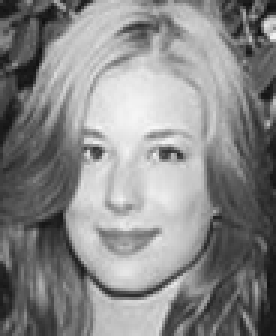
//> input picture AnalyzeFace/AnalyzeFace/orl_faces/ems.pgm, 92 x 112 px (shown 3 times larger)
$ ./facerec_lbph   (built with g++ and OpenCV 4)
//> lines starting //> are read from the running program, lines starting //| are printed output that depends on the picture
// [17 lines of licence text are left out]

#include "opencv2/core/core.hpp"
#include "opencv2/contrib/contrib.hpp"
#include "opencv2/highgui/highgui.hpp"
#include <opencv/highgui.h>
#include <opencv/cv.h>
#include <iostream>
#include <fstream>
#include <sstream>

#define FACE_WIDTH 92
#define FACE_HIGH 112
#define TrainDataPath "../LBP_TrainData.xml"

CvRect** displaydetection(IplImage *pInpImg,int &resCount)
{

	CvHaarClassifierCascade* pCascade=0;		//指向后面从文件中获取的分类器
	CvMemStorage* pStorage=0;					//存储检测到的人脸数据
	CvSeq* pFaceRectSeq;
	pStorage=cvCreateMemStorage(0);				//创建默认大先64k的动态内存区域

	//需要根据实际情况修改:加载分类器的路径
	pCascade=(CvHaarClassifierCascade*)cvLoad("../haarcascade_frontalface_alt2.xml");		//加载分类器
	if (!pInpImg||!pStorage||!pCascade)
	{
		printf("initialization failed:%s\n",(!pInpImg)?"can't load image file":(!pCascade)?"can't load haar-cascade---make sure path is correct":"unable to allocate memory for data storage","pass a wrong IplImage*");
		return NULL;
	}
	//人脸检测
	pFaceRectSeq=cvHaarDetectObjects(pInpImg,pCascade,pStorage,
		1.2,2,CV_HAAR_DO_CANNY_PRUNING,cvSize(40,40));
	//将检测到的人脸以矩形框标出。
	int i;
	cvNamedWindow("haar window",1);
	printf("the number of face is %d\n",pFaceRectSeq->total);
	if(pFaceRectSeq->total == 0)
		return NULL;

	IplImage *result = cvCreateImage(cvSize(92,112),pInpImg->depth,pInpImg->nChannels);
	resCount = pFaceRectSeq->total;
	//if(NULL == result)
	//	//添加错误处理：无法分配内存
	//{}

	IplImage *show_img = cvCreateImage(cvSize(92,112),pInpImg->depth,pInpImg->nChannels);

	char str[100];
	CvRect** res = new CvRect*[resCount];
	for (i=0; i<(pFaceRectSeq?pFaceRectSeq->total:0); i++)
	{

		CvRect* r=(CvRect*)cvGetSeqElem(pFaceRectSeq,i);
		res[i] = new CvRect;
		memcpy(res[i],r,sizeof(CvRect));
		CvPoint pt1= {r->x,r->y};
		CvPoint pt2= {r->x+r->width,r->y+r->height};

		cvSetImageROI(pInpImg,*r);

		//将捕捉的脸保存


		//cvSetImageROI(pInpImg,*r);
		cvResize(pInpImg,result,CV_INTER_LINEAR);
		sprintf(str,"%d",i);
		strcat(str,".jpg");
		cvSaveImage(str,result);

		cvResetImageROI(pInpImg);
		//cvResetImageROI(pInpImg);
		show_img = cvCloneImage(pInpImg);
		cvRectangle(show_img,pt1,pt2,CV_RGB(0,255,0),3,4,0);

	}

	cvShowImage("haar window",show_img);
	//	cvResetImageROI(pInpImg);
//	cvWaitKey(0);
	cvDestroyWindow("haar window");
	//cvReleaseImage(&pInpImg);
	cvReleaseHaarClassifierCascade(&pCascade);
	cvReleaseMemStorage(&pStorage);
	cvReleaseImage(&result);
	cvReleaseImage(&show_img);
	return res;
}
using namespace cv;
using namespace std;

static void read_csv(const string& filename, vector<Mat>& images, vector<int>& labels, char separator = ';') {
    std::ifstream file(filename.c_str(), ifstream::in);
    if (!file) {
        string error_message = "No valid input file was given, please check the given filename.";
        CV_Error(CV_StsBadArg, error_message);
    }
    string line, path, classlabel;
    while (getline(file, line)) {
        stringstream liness(line);
        getline(liness, path, separator);
        getline(liness, classlabel);
        if(!path.empty() && !classlabel.empty()) {
            images.push_back(imread(path, 0));
            labels.push_back(atoi(classlabel.c_str()));
        }
    }
}

int main(int argc, const char *argv[]) {

	//freopen("../train.txt","r",stdin);

    Ptr<FaceRecognizer> model = createLBPHFaceRecognizer();
    //0model->train(images, labels);
	model->load("../FaceData.xml");
//> (this line was passed over: load is not available in this run)
    // The following line predicts the label of a given
    // test image:
	//model->save("LBP_TrainData.xml");
  //  int predictedLabel = model->predict(testSample);
    //
    // To get the confidence of a prediction call the model with:
    //
    //      int predictedLabel = -1;
    //      double confidence = 0.0;
    //      model->predict(testSample, predictedLabel, confidence);
    //


	char filename[100];
	int choose;
	vector<Mat> input;
	vector<int> labels;
	while(1)
	{
		printf("输入操作，1为添加人脸，5为识别人脸，7为保存结果，9退出\n");
		scanf("%d",&choose);
//> the answer given: 1
		if(9 == choose)
			break;
		if( 7 == choose)
		{
			model->save("../FaceData.xml");
			continue;
		}
		if(choose != 1 && choose != 5)
			continue;


		printf("输入文件名\n");

		scanf("%s",filename);
//> the answer given: ../../AnalyzeFace/AnalyzeFace/orl_faces/ems.pgm

		IplImage* img = cvLoadImage(filename);
//> img is the input picture: 112 rows x 92 cols, CV_8UC3; min 15, max 246, mean 135.9

		if(NULL == img)
		{
			printf("无法加载源图像\n");
			continue;
		}
		int resCount = 0;
		CvRect **rect = NULL;
		rect = displaydetection(img,resCount);
//> in displaydetection, `pFaceRectSeq=cvHaarDetectObjects(pInpImg,pCascade,pStorage, 1.2,2,CV_H..`: pFaceRectSeq = 1 item
//| the number of face is 1
//> in displaydetection, `resCount = pFaceRectSeq->total;`: resCount = 1
//> the loop in displaydetection, `for (i=0; i<(pFaceRectSeq?pFaceRectSeq->total:0); i++)` made 1 pass
//> (pt1, pt2) on pass 1: (Point(12, 28), Point(75, 91))
//> pass 1, in displaydetection, `cvSetImageROI(pInpImg,*r);`:
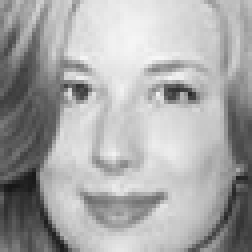
//> pInpImg: 63 rows x 63 cols, CV_8UC3 (shown 4 times larger); min 23, max 246, mean 168.1
//> pass 1, in displaydetection, `cvResize(pInpImg,result,CV_INTER_LINEAR);`:
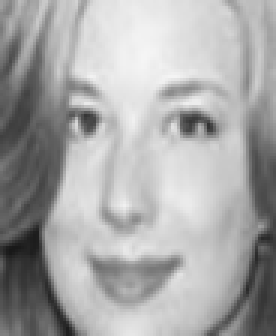
//> result: 112 rows x 92 cols, CV_8UC3 (shown 3 times larger); min 24, max 245, mean 167.9
//> after the loop in displaydetection, `for (i=0; i<(pFaceRectSeq?pFaceRectSeq->total:0); i++)`:
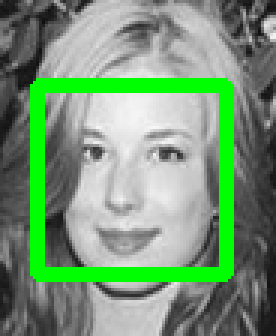
//> show_img: 112 rows x 92 cols, CV_8UC3 (shown 3 times larger); mean B, G, R 119.3, 150.2, 119.3
//> after the loop in displaydetection, `for (i=0; i<(pFaceRectSeq?pFaceRectSeq->total:0); i++)`: str = "0.jpg"
//> resCount = 1

		if(!resCount || NULL == rect)
		{
			printf("检测不出人脸\n");
			cvReleaseImage(&img);
			continue;
		}
		IplImage *face = cvCreateImage(cvSize(FACE_WIDTH,FACE_HIGH),img->depth,img->nChannels);
		IplImage *face_gray = cvCreateImage(cvSize(FACE_WIDTH,FACE_HIGH),img->depth,1);

		printf("检测出%d张脸\n",resCount);
//| 检测出1张脸
		cvNamedWindow("ShowFace",1);
		for(int i = 0;i < resCount;i++)
		{
			printf("第%d张脸\n",i);
			cvSetImageROI(img,*rect[i]);

			cvResize(img,face);

			cvCvtColor(face,face_gray,CV_RGB2GRAY);

			cvResetImageROI(img);

			cvShowImage("ShowFace",face);
			//cvWaitKey(0);

			//frcog.addFace(face_gray,p);
			if(5 == choose)
			{
				Mat face_mat(face_gray,false);


				int predict = model->predict(face_mat);

				cout << "Is " << predict << endl;
			}
			else if(1 == choose)
			{
				int label ;
				cout << "输入编号" << endl;
				cin >> label;

				Mat face_mat(face_gray,false);
				input.push_back(face_mat);
				labels.push_back(label);
				model->update(input,labels);
			}
		}
//> this loop made 1 pass; the answer given on pass 1: 3
//| 第0张脸
//| 输入编号
		cvReleaseImage(&face);
		cvReleaseImage(&face_gray);
		cvReleaseImage(&img);
		input.clear();
		labels.clear();
		cvDestroyWindow("ShowFace");
		for(int i = 0;i < resCount;i++)
		{
			delete rect[i];
		}
		delete rect;
	}

    return 0;
}
